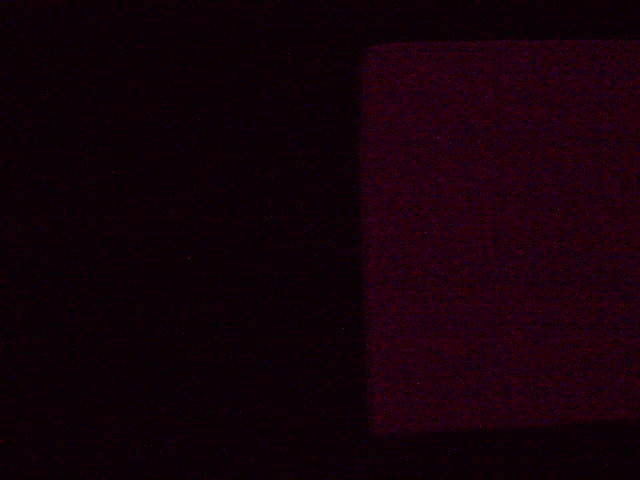
#> input picture imagenes_capturadas/imagen0.jpg, 640 x 480 px, found by its file name; its folder holds 4 pictures in this run
$ python binarizados.py   (older library calls are emulated)
#> lines starting #> are read from the running program, lines starting #| are printed output that depends on the picture
import numpy as np
import cv2
import mahotas as mt
import os
import pandas as pd
#se declara varible que contien la carpeta donde se tienes las imagenes capturadas
pathInput = "D:\\PROGRAMA_TESIS\\imagenes_capturadas"
#nombreImagenes me permite conocer el nombre de los archivos que se tienen en la carpeta de pathInput
nombreImagenes = os.listdir(pathInput)
#se declara varible que contien la carpeta donde se guardaran las imagenes segmentadas
pathOutput = "D:\\PROGRAMA_TESIS\\imagenes_bi"
#Se crea ciclo for del tamaño de elementos de las imagenes_procesamiento para
#Que recorra todas las imagenes y haga el procesamiento
for i in range(len(nombreImagenes)):
    #pathImagen contiene la dirección y nombre de cada imagen contenidas en imagenes_procesamiento
    pathImagen = os.path.join(pathInput,nombreImagenes[i])
    #pathImagenOut contiene la dirección y nombre de cada imagen contenidas que se almacenara en segmentada
    pathImagenOut = os.path.join(pathOutput,nombreImagenes[i])
    imagen = cv2.imread(pathImagen,cv2.COLOR_BGR2RGB)
#> imagen is the input picture: shape (480, 640, 3); mean B, G, R 9, 0.6, 20
    imagenbinaria=cv2.cvtColor(imagen,cv2.COLOR_RGB2GRAY)
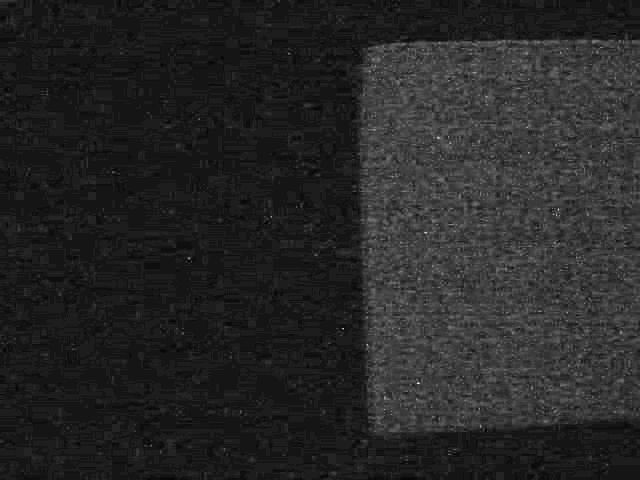
#> imagenbinaria: shape (480, 640); min 0, max 35, mean 5.4; drawn with min black and max white
    cv2.imwrite(pathImagenOut,imagenbinaria)
#> pass 2 of the loop `for i in range(len(nombreImagenes)):`:
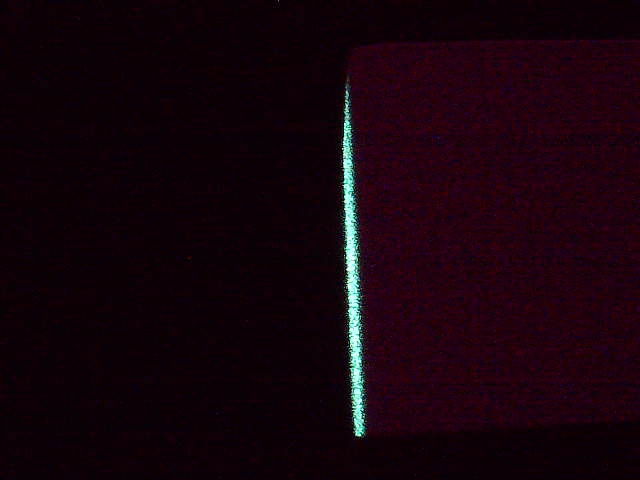
#> input picture imagenes_capturadas/imagen1.jpg, 640 x 480 px, found by its file name
#> imagen is the input picture: shape (480, 640, 3); mean B, G, R 11.8, 3.4, 21.9
#> `imagenbinaria=cv2.cvtColor(imagen,cv2.COLOR_RGB2GRAY)`:
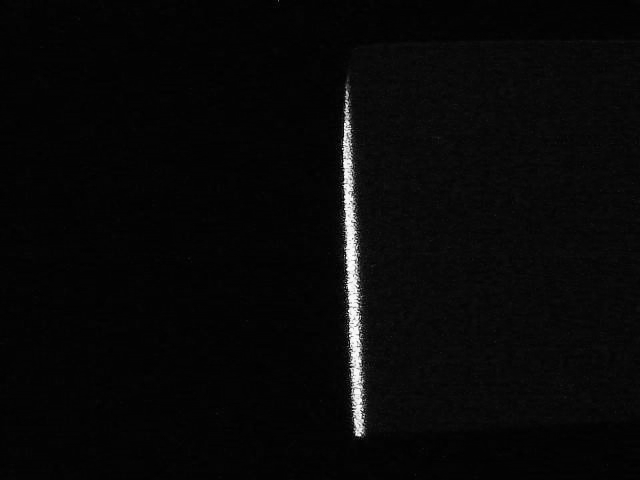
#> imagenbinaria: shape (480, 640); min 0, max 254, mean 8.1
#> pass 3 of the loop `for i in range(len(nombreImagenes)):`:
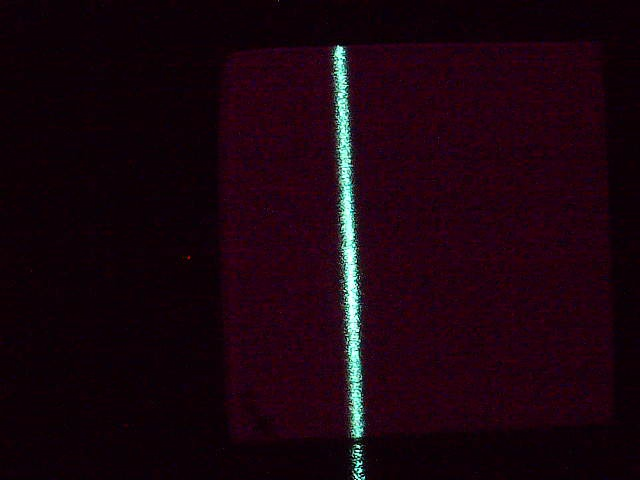
#> input picture imagenes_capturadas/imagen10.jpg, 640 x 480 px, found by its file name
#> imagen is the input picture: shape (480, 640, 3); mean B, G, R 14.3, 4.7, 25.7
#> `imagenbinaria=cv2.cvtColor(imagen,cv2.COLOR_RGB2GRAY)`:
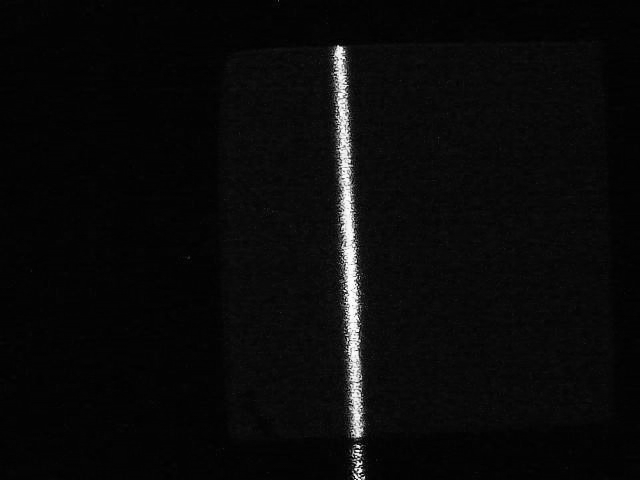
#> imagenbinaria: shape (480, 640); min 0, max 254, mean 10
#> the loop made 4 passes; the first 3 are shown
